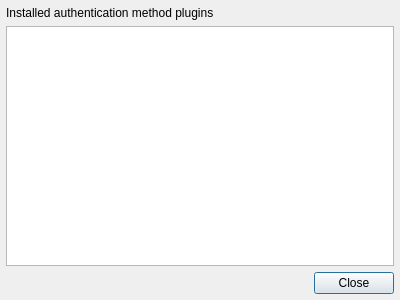
<?xml version="1.0" encoding="UTF-8"?>
<ui version="4.0">
 <class>QgsAuthMethodPlugins</class>
 <widget class="QDialog" name="QgsAuthMethodPlugins">
  <property name="geometry">
   <rect>
    <x>0</x>
    <y>0</y>
    <width>400</width>
    <height>300</height>
   </rect>
  </property>
  <property name="windowTitle">
   <string>Dialog</string>
  </property>
  <layout class="QVBoxLayout" name="verticalLayout">
   <property name="margin">
    <number>6</number>
   </property>
   <item>
    <widget class="QLabel" name="label">
     <property name="text">
      <string>Installed authentication method plugins</string>
     </property>
    </widget>
   </item>
   <item>
    <widget class="QTableWidget" name="tblAuthPlugins"/>
   </item>
   <item>
    <widget class="QDialogButtonBox" name="buttonBox">
     <property name="standardButtons">
      <set>QDialogButtonBox::Close</set>
     </property>
    </widget>
   </item>
  </layout>
 </widget>
 <resources/>
 <connections/>
</ui>
